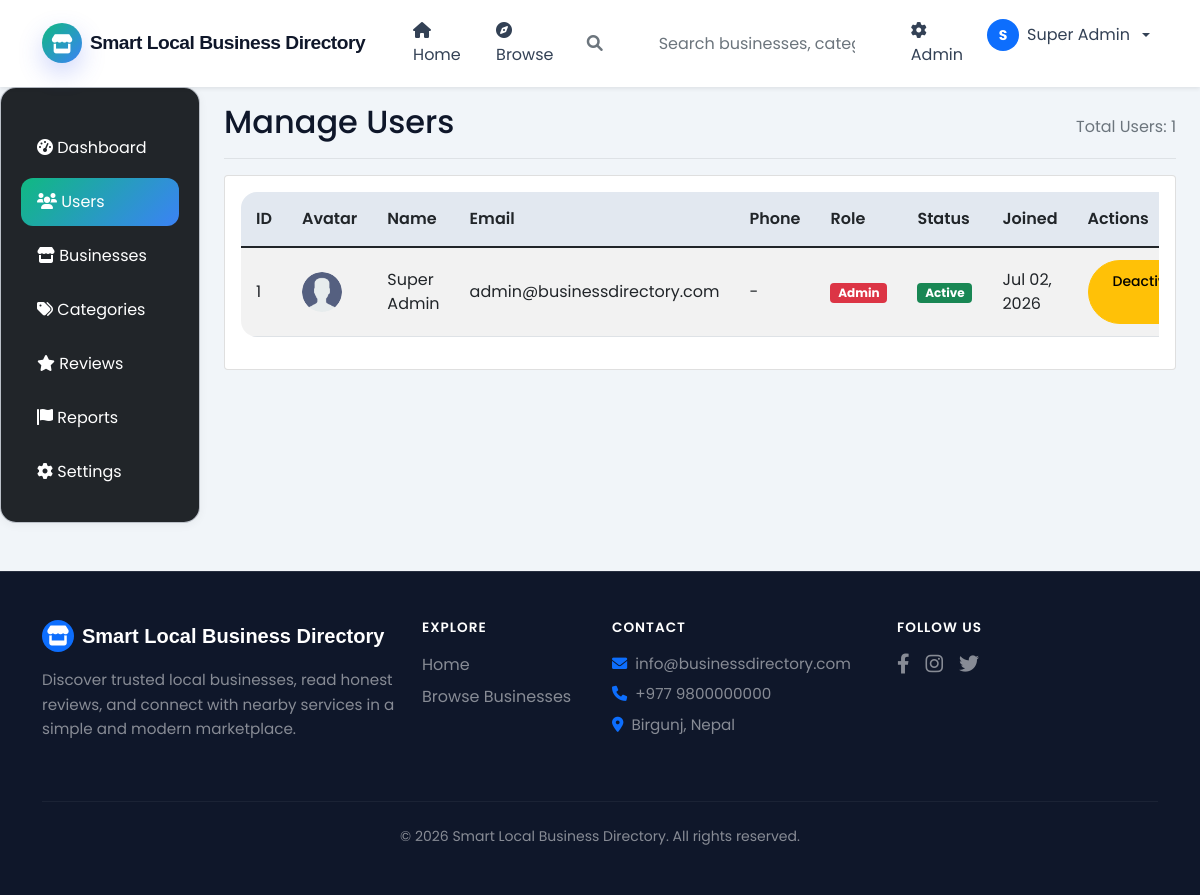
/smart-business-directory/admin/users.php (signed in), run on the app's committed database.
### tables this page shows
CREATE TABLE system_settings (
    setting_id INT PRIMARY KEY AUTO_INCREMENT,
    setting_key VARCHAR(100) UNIQUE NOT NULL,
    setting_value TEXT,
    setting_type ENUM('text', 'number', 'boolean', 'json', 'file') DEFAULT 'text',
    description TEXT,
    updated_by INT,
    updated_at TIMESTAMP DEFAULT CURRENT_TIMESTAMP ON UPDATE CURRENT_TIMESTAMP,
    FOREIGN KEY (updated_by) REFERENCES users(user_id) ON DELETE SET NULL,
    INDEX idx_key (setting_key)
);

CREATE TABLE users (
    user_id INT PRIMARY KEY AUTO_INCREMENT,
    fullname VARCHAR(100) NOT NULL,
    email VARCHAR(100) UNIQUE NOT NULL,
    password VARCHAR(255) NOT NULL,
    phone VARCHAR(20),
    alternative_phone VARCHAR(20),
    address TEXT,
    city VARCHAR(100),
    state VARCHAR(100),
    pincode VARCHAR(10),
    latitude DECIMAL(10,8),
    longitude DECIMAL(11,8),
    role ENUM('admin', 'business_owner', 'user') DEFAULT 'user',
    profile_image VARCHAR(255) DEFAULT 'default-avatar.png',
    email_verified BOOLEAN DEFAULT FALSE,
    phone_verified BOOLEAN DEFAULT FALSE,
    verification_token VARCHAR(100),
    reset_token VARCHAR(100),
    reset_expires DATETIME,
    is_active BOOLEAN DEFAULT TRUE,
    last_login DATETIME,
    login_attempts INT DEFAULT 0,
    created_at TIMESTAMP DEFAULT CURRENT_TIMESTAMP,
    updated_at TIMESTAMP DEFAULT CURRENT_TIMESTAMP ON UPDATE CURRENT_TIMESTAMP,
    INDEX idx_email (email),
    INDEX idx_role (role),
    INDEX idx_city (city),
    INDEX idx_status (is_active)
);

### smart-business-directory/includes/config.php (called while the page is built, shortened)
<?php
$conn = @mysqli_connect(DB_HOST, DB_USER, DB_PASS, DB_NAME);
mysqli_set_charset($conn, "utf8mb4");
function getSetting($key, $default = '') {
    global $conn;
    $key = mysqli_real_escape_string($conn, $key);
    $query = "SELECT setting_value FROM system_settings WHERE setting_key = '$key'";
    $result = mysqli_query($conn, $query);
    if ($row = mysqli_fetch_assoc($result)) {
        $value = json_decode($row['setting_value'], true);
        return isset($value['value']) ? $value['value'] : $default;
    }
    return $default;
}
?>

### smart-business-directory/includes/functions.php (called while the page is built, shortened)
<?php
require_once 'config.php';
function isLoggedIn() {
    return isset($_SESSION['user_id']) && isset($_SESSION['logged_in']) && $_SESSION['logged_in'] === true;
}
function hasRole($role) {
    return isLoggedIn() && isset($_SESSION['role']) && $_SESSION['role'] == $role;
}
function isAdmin() {
    return hasRole('admin');
}
?>

### smart-business-directory/admin/users.php (the view, shortened to what this page needs)
<?php
require_once '../includes/config.php';
require_once '../includes/functions.php';
require_once '../includes/session.php';
$query = "SELECT * FROM users ORDER BY created_at DESC";
$users = mysqli_query($conn, $query);
include '../includes/navbar.php';
?>
<div class="container-fluid">
    <div class="row">
        <nav class="col-md-2 d-md-block bg-dark text-white sidebar">
            <div class="position-sticky pt-3">
                <ul class="nav flex-column">
                    <li class="nav-item"><a class="nav-link text-white" href="index.php"><i class="fas fa-tachometer-alt"></i> Dashboard</a></li>
                    <li class="nav-item"><a class="nav-link text-white active" href="users.php"><i class="fas fa-users"></i> Users</a></li>
                    <li class="nav-item"><a class="nav-link text-white" href="businesses.php"><i class="fas fa-store"></i> Businesses</a></li>
                    <li class="nav-item"><a class="nav-link text-white" href="categories.php"><i class="fas fa-tags"></i> Categories</a></li>
                    <li class="nav-item"><a class="nav-link text-white" href="reviews.php"><i class="fas fa-star"></i> Reviews</a></li>
                    <li class="nav-item"><a class="nav-link text-white" href="reports.php"><i class="fas fa-flag"></i> Reports</a></li>
                    <li class="nav-item"><a class="nav-link text-white" href="settings.php"><i class="fas fa-cog"></i> Settings</a></li>
                </ul>
            </div>
        </nav>
        <main class="col-md-10 ms-sm-auto px-md-4">
            <div class="d-flex justify-content-between align-items-center pt-3 pb-2 mb-3 border-bottom">
                <h1 class="h2">Manage Users</h1>
                <span class="text-muted">Total Users: <?php echo mysqli_num_rows($users); ?></span>
            </div>
            <div class="card">
                <div class="card-body">
                    <div class="table-responsive">
                        <table class="table table-striped">
                            <thead>
                                <tr>
                                    <th>ID</th>
                                    <th>Avatar</th>
                                    <th>Name</th>
                                    <th>Email</th>
                                    <th>Phone</th>
                                    <th>Role</th>
                                    <th>Status</th>
                                    <th>Joined</th>
                                    <th>Actions</th>
                                </tr>
                            </thead>
                            <tbody>
                                <?php while($user = mysqli_fetch_assoc($users)): ?>
                                <tr>
                                    <td><?php echo $user['user_id']; ?></td>
                                    <td>
                                        <img src="<?php echo UPLOAD_URL . 'avatars/' . ($user['profile_image'] ?? 'default-avatar.png'); ?>"
                                             width="40" height="40" class="rounded-circle" style="object-fit: cover;">
                                    </td>
                                    <td><?php echo $user['fullname']; ?></td>
                                    <td><?php echo $user['email']; ?></td>
                                    <td><?php echo $user['phone'] ?? '-'; ?></td>
                                    <td>
                                        <span class="badge bg-<?php
                                            echo $user['role'] == 'admin' ? 'danger' : ($user['role'] == 'business_owner' ? 'primary' : 'secondary');
                                        ?>">
                                            <?php echo ucfirst($user['role']); ?>
                                        </span>
                                    </td>
                                    <td>
                                        <?php if($user['is_active']): ?>
                                            <span class="badge bg-success">Active</span>
                                        <?php else: ?>
                                            <span class="badge bg-danger">Inactive</span>
                                        <?php endif; ?>
                                    </td>
                                    <td><?php echo date('M d, Y', strtotime($user['created_at'])); ?></td>
                                    <td>
                                        <div class="btn-group">
                                            <?php if($user['is_active']): ?>
                                                <a href="?action=deactivate&id=<?php echo $user['user_id']; ?>" class="btn btn-sm btn-warning">Deactivate</a>
                                            <?php else: ?>
                                                <a href="?action=activate&id=<?php echo $user['user_id']; ?>" class="btn btn-sm btn-success">Activate</a>
                                            <?php endif; ?>
                                        </div>
                                    </td>
                                </tr>
                                <?php endwhile; ?>
                            </tbody>
                        </table>
                    </div>
                </div>
            </div>
        </main>
    </div>
</div>
<?php include '../includes/footer.php'; ?>

### smart-business-directory/includes/navbar.php (shortened to what this page needs)
<?php
$site_name = getSetting('site_name');
?>
<!DOCTYPE html>
<html lang="en">
<head>
    <link href="https://cdn.jsdelivr.net/npm/bootstrap@5.1.3/dist/css/bootstrap.min.css" rel="stylesheet">
    <link rel="stylesheet" href="https://cdnjs.cloudflare.com/ajax/libs/font-awesome/6.0.0/css/all.min.css">
    <link rel="stylesheet" href="<?php echo SITE_URL; ?>assets/css/style.css">
</head>
<body>
<nav class="navbar navbar-expand-lg site-navbar sticky-top shadow-sm" style="background: rgba(15, 23, 42, 0.95); backdrop-filter: blur(10px); border-bottom: 1px solid rgba(255,255,255,0.1);">
    <div class="container">
        <a class="navbar-brand text-white fw-bold d-flex align-items-center gap-2" href="<?php echo SITE_URL; ?>">
            <span class="brand-mark bg-primary text-white rounded-circle d-flex align-items-center justify-content-center" style="width: 40px; height: 40px;"><i class="fas fa-store"></i></span>
            <span style="font-family: 'Outfit', sans-serif; letter-spacing: -0.5px;"><?php echo $site_name ?: 'LocalConnect'; ?></span>
        </a>
        <div class="collapse navbar-collapse" id="navbarMain">
            <ul class="navbar-nav me-auto mb-2 mb-lg-0 gap-2 ms-lg-4">
                <li class="nav-item">
                    <a class="nav-link text-white-50 hover-white transition" href="<?php echo SITE_URL; ?>">
                        <i class="fas fa-home me-1"></i>Home
                    </a>
                </li>
                <li class="nav-item">
                    <a class="nav-link text-white-50 hover-white transition" href="<?php echo SITE_URL; ?>businesses.php">
                        <i class="fas fa-compass me-1"></i>Browse
                    </a>
                </li>
            </ul>
            <form class="site-search me-3 position-relative" action="<?php echo SITE_URL; ?>search.php" method="GET" id="searchForm" style="min-width: 300px;">
                <div class="input-group">
                    <span class="input-group-text bg-white border-end-0 rounded-start-pill ps-3 text-muted" style="border-color: rgba(255,255,255,0.2);">
                        <i class="fas fa-search"></i>
                    </span>
                    <input class="form-control border-start-0 rounded-end-pill shadow-none" type="search" name="q" placeholder="Search businesses, categories..." aria-label="Search" id="searchInput" style="background: white; border-color: rgba(255,255,255,0.2);">
                </div>
            </form>
            <ul class="navbar-nav ms-auto gap-2">
                <?php if(isLoggedIn()): ?>
                    <?php if(isAdmin()): ?>
                    <li class="nav-item">
                        <a class="nav-link text-white-50 hover-white transition" href="<?php echo SITE_URL; ?>admin/">
                            <i class="fas fa-cog me-1"></i>Admin
                        </a>
                    </li>
                    <?php endif; ?>
                    <li class="nav-item dropdown">
                        <a class="nav-link dropdown-toggle text-white d-flex align-items-center gap-2" href="#" id="userDropdown" role="button" data-bs-toggle="dropdown">
                            <div class="rounded-circle bg-primary text-white d-flex align-items-center justify-content-center fw-bold" style="width: 32px; height: 32px; font-size: 14px;">
                                <?php echo substr($_SESSION['fullname'], 0, 1); ?>
                            </div>
                            <?php echo $_SESSION['fullname']; ?>
                        </a>
                    </li>
                <?php endif; ?>
            </ul>
        </div>
    </div>
</nav>

### smart-business-directory/includes/footer.php (shortened to what this page needs)
    <footer class="site-footer mt-5 text-white" style="background: #0f172a; border-top: 1px solid rgba(255,255,255,0.1);">
        <div class="container py-5">
            <div class="row g-4 align-items-start">
                <div class="col-lg-4">
                    <h5 class="fw-bold mb-3 d-flex align-items-center gap-2">
                        <span class="bg-primary text-white rounded-circle d-flex align-items-center justify-content-center" style="width: 32px; height: 32px;"><i class="fas fa-store"></i></span>
                        <span style="font-family: 'Outfit', sans-serif;"><?php echo getSetting('site_name') ?: 'LocalConnect'; ?></span>
                    </h5>
                    <p class="text-white-50 mb-0" style="font-size: 0.95rem; line-height: 1.6;">Discover trusted local businesses, read honest reviews, and connect with nearby services in a simple and modern marketplace.</p>
                </div>
                <div class="col-lg-2 col-md-4">
                    <h6 class="fw-semibold mb-3 text-uppercase" style="letter-spacing: 1px; font-size: 0.85rem;">Explore</h6>
                    <ul class="list-unstyled">
                        <li class="mb-2"><a href="<?php echo SITE_URL; ?>" class="text-white-50 text-decoration-none hover-white transition">Home</a></li>
                        <li class="mb-2"><a href="<?php echo SITE_URL; ?>businesses.php" class="text-white-50 text-decoration-none hover-white transition">Browse Businesses</a></li>
                    </ul>
                </div>
                <div class="col-lg-3 col-md-4">
                    <h6 class="fw-semibold mb-3 text-uppercase" style="letter-spacing: 1px; font-size: 0.85rem;">Contact</h6>
                    <ul class="list-unstyled text-white-50" style="font-size: 0.95rem;">
                        <li class="mb-2"><i class="fas fa-envelope me-2 text-primary"></i><?php echo getSetting('contact_email') ?: 'info@localconnect.com'; ?></li>
                        <li class="mb-2"><i class="fas fa-phone me-2 text-primary"></i><?php echo getSetting('contact_phone') ?: '+977 9812345678'; ?></li>
                        <li><i class="fas fa-map-marker-alt me-2 text-primary"></i>Birgunj, Nepal</li>
                    </ul>
                </div>
                <div class="col-lg-3 col-md-4">
                    <h6 class="fw-semibold mb-3 text-uppercase" style="letter-spacing: 1px; font-size: 0.85rem;">Follow Us</h6>
                    <div class="d-flex gap-3 flex-wrap">
                        <a href="#" class="text-white-50 hover-white transition" aria-label="Facebook"><i class="fab fa-facebook-f fa-lg"></i></a>
                        <a href="#" class="text-white-50 hover-white transition" aria-label="Instagram"><i class="fab fa-instagram fa-lg"></i></a>
                        <a href="#" class="text-white-50 hover-white transition" aria-label="Twitter"><i class="fab fa-twitter fa-lg"></i></a>
                    </div>
                </div>
            </div>
            <div class="footer-bottom mt-5 pt-4" style="border-top: 1px solid rgba(255,255,255,0.05);">
                <div class="d-flex justify-content-center align-items-center flex-wrap">
                    <p class="mb-0 text-white-50 small text-center">&copy; <?php echo date('Y'); ?> <?php echo getSetting('site_name') ?: 'LocalConnect'; ?>. All rights reserved.</p>
                </div>
            </div>
        </div>
    </footer>
</body>
</html>

### data on the page
system_settings: setting_value "Smart Local Business Directory"
users: user_id "1", profile_image (placeholder picture), fullname "Super Admin", email "admin@businessdirectory.com", phone "-", role "Admin", is_active "Active", created_at "Jul 02, 2026"
system_settings: setting_value "info@businessdirectory.com"
system_settings: setting_value "+977 9800000000"

### other printed values
substr($_SESSION['fullname'], 0, 1) "S"
$_SESSION['fullname'] "Super Admin"
mysqli_num_rows($users) "1"
